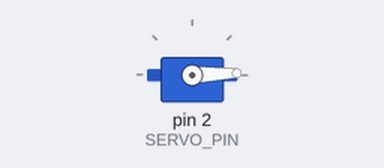
A sketch run on a simulated Arduino Mega 2560, built with avr-gcc and run on an emulated ATmega2560. Parts: servo. Wiring (inferred from the names in the program): servo: signal pin 2. Servo pulses on a pin are drawn as a servo (544–2400 µs = 0–180°).

Above: at 0.05 s.
At 1.35 s:
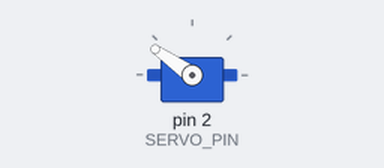
At 2.65 s:
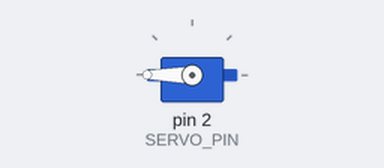
At 5.3 s:
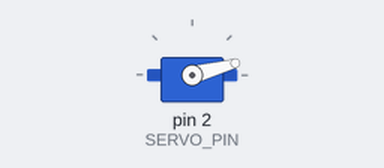
Timing chart, 0 to 9.7 s (numbered marks = the images above):
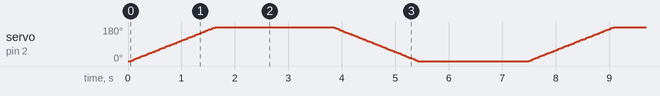

The sketch:

pwm_sweep.ino
```cpp
#define SERVO_PIN         2  // 26 or 39. Any pin on the Arduino or Mega will work.

int lenMicroSecondsOfPeriod = 25 * 1000;       // 25 milliseconds (ms). found much better smoothness at 25, not 20 ms.
int lenMicroSecondsOfPulse = 0;                // used in the while loop below
int lenMicroSecondsOfPulseStart = 0.5 * 1000;  // 0 degrees
int lenMicroSecondsOfPulseEnd = 2.2 * 1000;    // 180 degrees
int lenMicroSecondsOfPulseStep = 0.01 * 1000;   // .1 millisecond. That's 200 increments b/w 1.0 and 2.0

void setup()
{
  pinMode(SERVO_PIN, OUTPUT);

  // Setup our start point for our main loop
  lenMicroSecondsOfPulse = lenMicroSecondsOfPulseStart + lenMicroSecondsOfPulseStep;

}

void loop()
{

 // Servos work by sending a 20 ms pulse.
 // 1.0 ms at the start of the pulse will turn the servo to the 0 degree position
 // 1.5 ms at the start of the pulse will turn the servo to the 90 degree position
 // 2.0 ms at the start of the pulse will turn the servo to the 180 degree position

 // Do a while loop starting at our start pulse and incrementing each time thru the loop
 // Stop when we reach our final end point
for(int i = 0; i < 200; i++)
 {
   // Turn voltage high to start the period and pulse
   digitalWrite(SERVO_PIN, HIGH);

   // Delay for the length of the pulse
   delayMicroseconds(lenMicroSecondsOfPulse);

   // Turn the voltage low for the remainder of the pulse
   digitalWrite(SERVO_PIN, LOW);

   // Delay this loop for the remainder of the period so we don't
   // send the next signal too soon or too late
   delayMicroseconds(lenMicroSecondsOfPeriod - lenMicroSecondsOfPulse);

   // Increment our pulse
   lenMicroSecondsOfPulse += lenMicroSecondsOfPulseStep;

 }

 // Now reverse the step so we go in the opposite direction
 lenMicroSecondsOfPulseStep = lenMicroSecondsOfPulseStep * -1;
 lenMicroSecondsOfPulse += lenMicroSecondsOfPulseStep;

 // delay for a few seconds and do it all again
 delay(2 * 1000);

}
```
